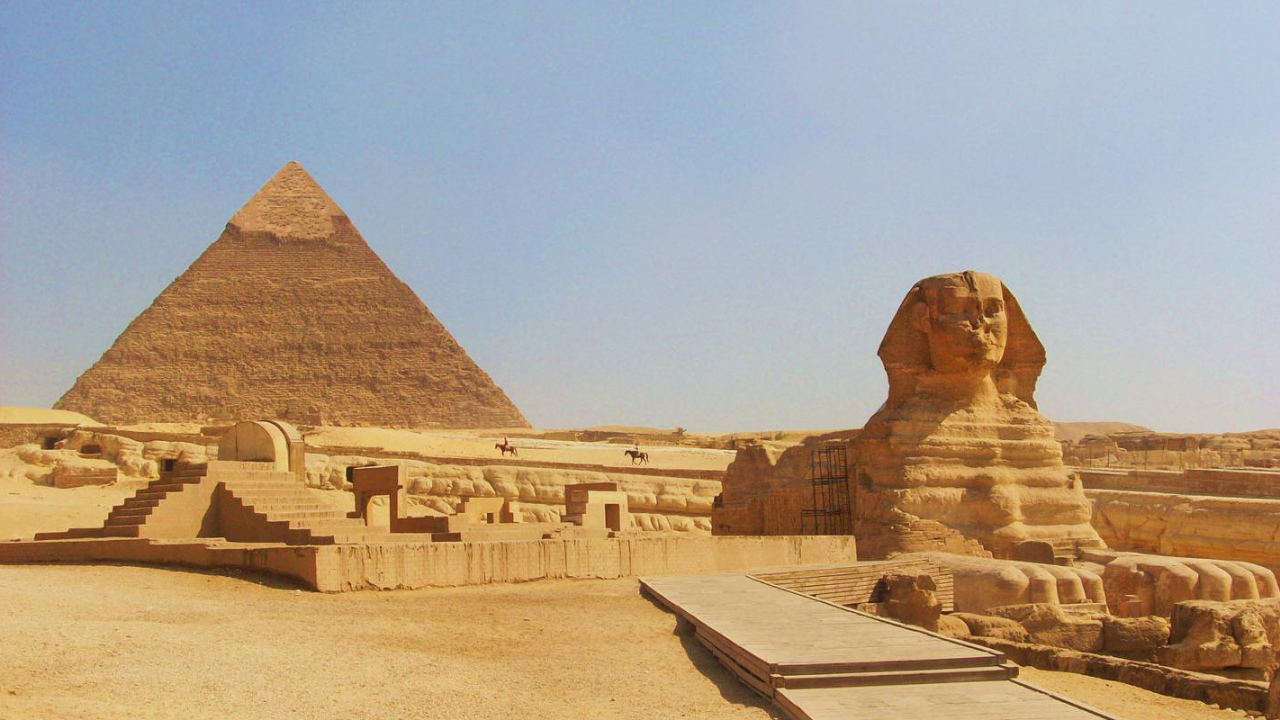
#> input picture Faculdade/FIAP/Segundo_ano/Visao Computacional/Atividades Checkpoint - Visão Computacional/Atividade 3/imagens/gize.png, 1280 x 720 px; its folder holds only this picture in this run
$ jupyter execute atividade3.ipynb   (shell and % lines are left out)
#> lines starting #> are read from the running program, lines starting #| are printed output that depends on the picture; after the words box and inside, x2 and y2 are one past the last pixel; in counts of white or black regions, pixels touching at a corner belong together
## Atividade 3

Dada a imagem (no repositório “imagens/gize.png”), realize a extração da pirâmide, por meio de uma máscara poligonal, para uma outra imagem com fundo na cor preto.

## 1. Requerimentos

Todas as bibliotecas já estão instaladas no Google Colab.

* OpenCV >= 3.4.3
* Matplotlib >= 3.1.3
* Seaborn >= 0.0.10
* Numpy >= 1.18.1

### 1.2 Arquivos

Faça upload da imagem se utilizando do seguinte snippet de código:

[cell 1]
# [6 lines of commented-out code are left out]

Importação das bibliotecas.

[cell 2]
import glob

[cell 3]
import numpy as np
import matplotlib.pyplot as plt
import seaborn as sns
import cv2

#Exibição na mesma tela do Jupyter

plt.style.use('seaborn')
sns.set_style("whitegrid", {'axes.grid' : False})

## 2. Solução

Carregando a imagem original.

[cell 4]
images = glob.glob("/Users/henricobela/Desktop/Estudos/Github/Python/Faculdade/FIAP/Segundo_ano/Visao Computacional/Atividades Checkpoint - Visão Computacional/Atividade 3/imagens/*")

[cell 5]
images[0]

[cell 6]
imagem = cv2.imread(images[0])
#> imagem is the input picture: shape (720, 1280, 3); mean B, G, R 140.3, 159, 174.3
imagem = cv2.cvtColor(imagem, cv2.COLOR_BGR2RGB)

plt.figure(figsize=(20,10))
plt.imshow(imagem)
plt.title("Pirâmide")

Aplicando a máscara para realizar a subtração.

[cell 7]
imagem = cv2.imread(images[0])
imagem = cv2.cvtColor(imagem, cv2.COLOR_BGR2RGB)

p1 = (50, 400)
p2 = (290, 150)
p3 = (540, 420)

cv2.line(imagem, p1, p2, (255, 0, 0), 3)
cv2.line(imagem, p2, p3, (255, 0, 0), 3)
cv2.line(imagem, p1, p3, (255, 0, 0), 3)
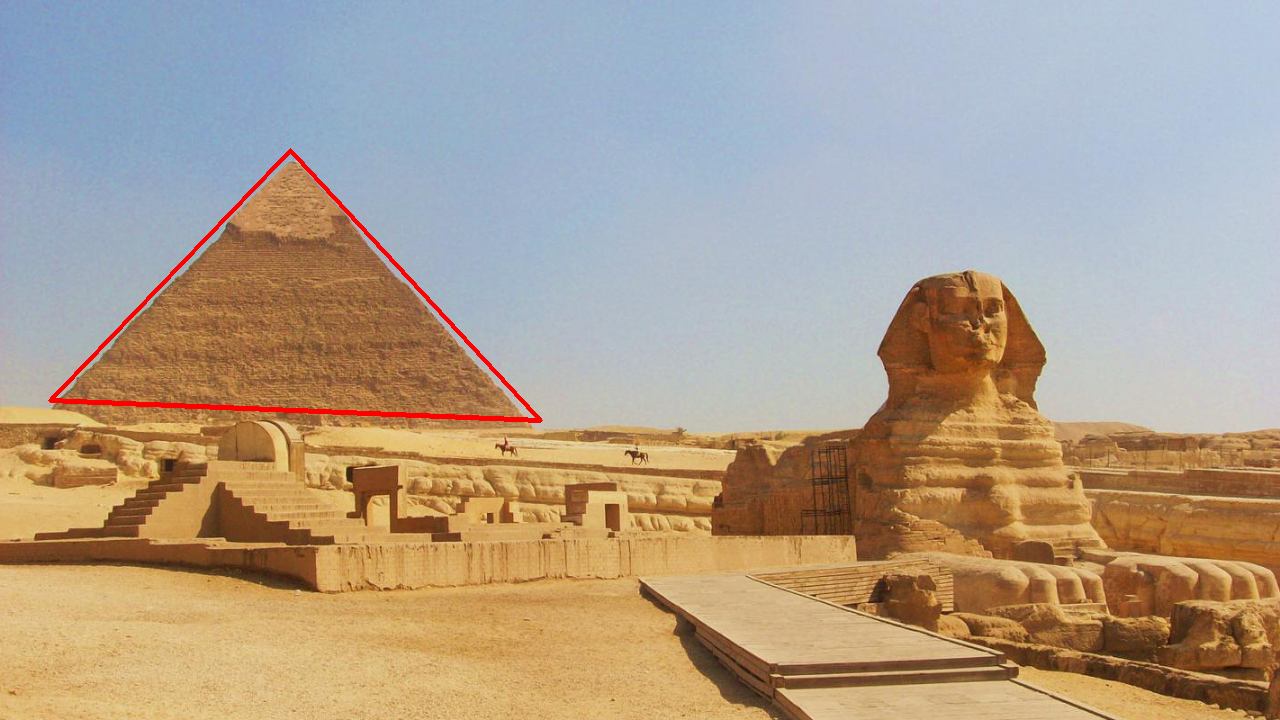
#> imagem: shape (720, 1280, 3); mean R, G, B 174.8, 158.1, 139.5

plt.imshow(imagem);

Realizando a operação de subtração.
*O seguinte [exemplo](https://docs.opencv.org/3.2.0/d0/d86/tutorial_py_image_arithmetics.html), da própria documentação do OpenCV, detalha um pouco sobre o uso das máscaras.*

[cell 8]
linha_y_inicio, coluna_x_inicio = 140, 20
linha_y_final, coluna_x_final = 440, 580

roi = imagem[linha_y_inicio:linha_y_final, coluna_x_inicio:coluna_x_final]
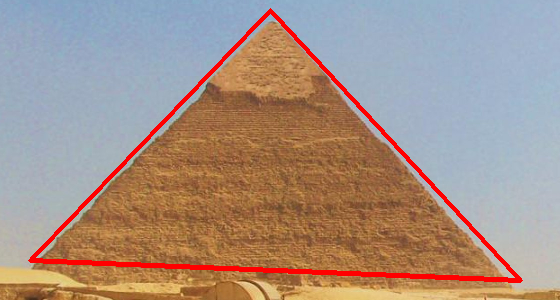
#> roi: shape (300, 560, 3); mean R, G, B 166.7, 145.2, 133.6

plt.imshow(roi)

[cell 9]
img_black = np.zeros(roi.shape, np.uint8)

[cell 10]
img1 = cv2.imread(images[0])

# img2 = cv2.imread(img_black)
img2 = img_black

rows,cols,channels = img2.shape
#> rows = 300; cols = 560; channels = 3
roi = img1[linha_y_inicio:linha_y_final, coluna_x_inicio:coluna_x_final]
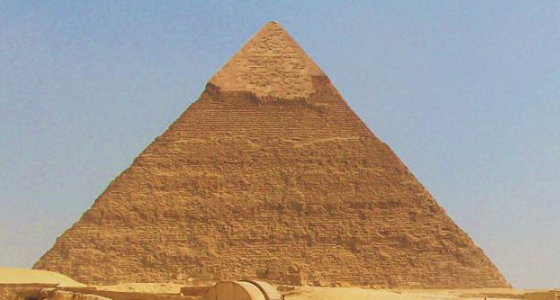
#> roi: shape (300, 560, 3); mean B, G, R 138, 150.1, 163.9

img2gray = cv2.cvtColor(img2,cv2.COLOR_BGR2GRAY)
#> img2: shape (300, 560, 3); every value is 0
ret, mask = cv2.threshold(img2gray, 10, 255, cv2.THRESH_BINARY)
#> img2gray: shape (300, 560); every value is 0
mask_inv = cv2.bitwise_not(mask)

img1_bg = cv2.bitwise_and(roi,roi,mask = mask_inv)

img2_fg = cv2.bitwise_and(img2,img2,mask = mask)

dst = cv2.add(img1_bg,img2_fg)
img1[0:rows, 0:cols ] = dst
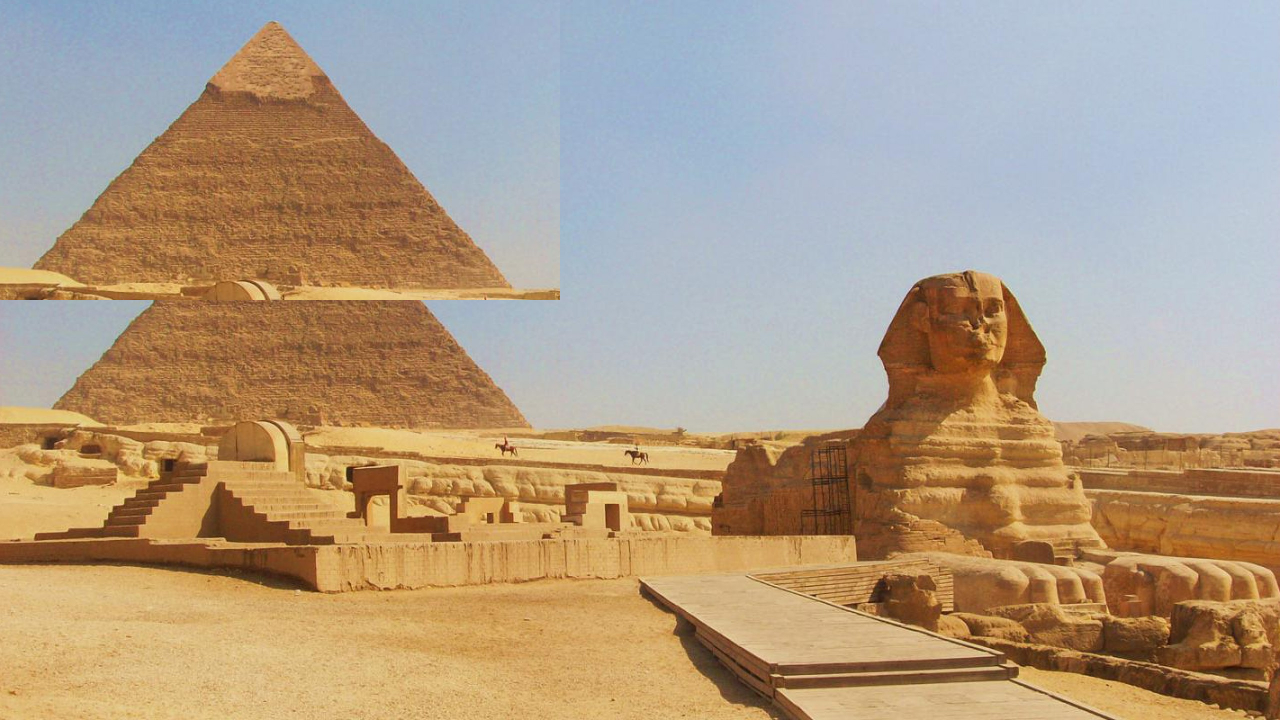
#> img1: shape (720, 1280, 3); 18.23% of pixels changed, all inside (x1, y1, x2, y2) = (0, 0, 560, 300)
cv2.imshow('res',img1)
cv2.waitKey(0)
cv2.destroyAllWindows()
